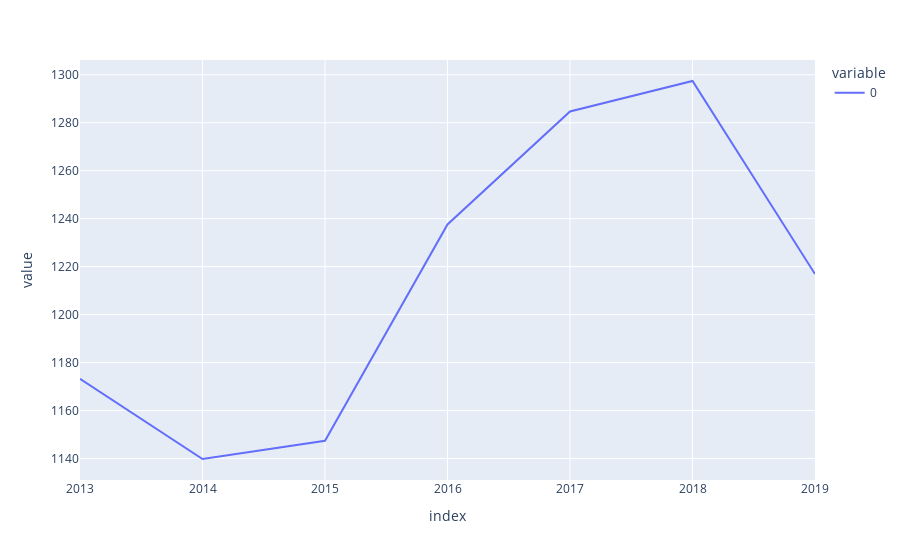

The notebook cell this image was saved under:
### Code cell
food.drop(columns=['Commodity'])
px.line(data_frame=food.drop(columns=['Commodity']).sum())

### Figure 1 — Plotly figure (JSON) as saved in the notebook; plotly's stock layout.template omitted (floating-point values rounded to 4 significant figures)
{"data": [{"hovertemplate": "variable=0<br>index=%{x}<br>value=%{y}<extra></extra>", "legendgroup": "0", "line": {"color": "#636efa", "dash": "solid"}, "marker": {"symbol": "circle"}, "mode": "lines", "name": "0", "orientation": "v", "showlegend": true, "type": "scatter", "x": ["2013", "2014", "2015", "2016", "2017", "2018", "2019"], "xaxis": "x", "y": [1173.0, 1140.0, 1147.0, 1238.0, 1285.0, 1297.0, 1217.0], "yaxis": "y"}], "layout": {"legend": {"title": {"text": "variable"}, "tracegroupgap": 0}, "margin": {"t": 60}, "xaxis": {"anchor": "y", "domain": [0, 1], "title": {"text": "index"}}, "yaxis": {"anchor": "x", "domain": [0, 1], "title": {"text": "value"}}}}
